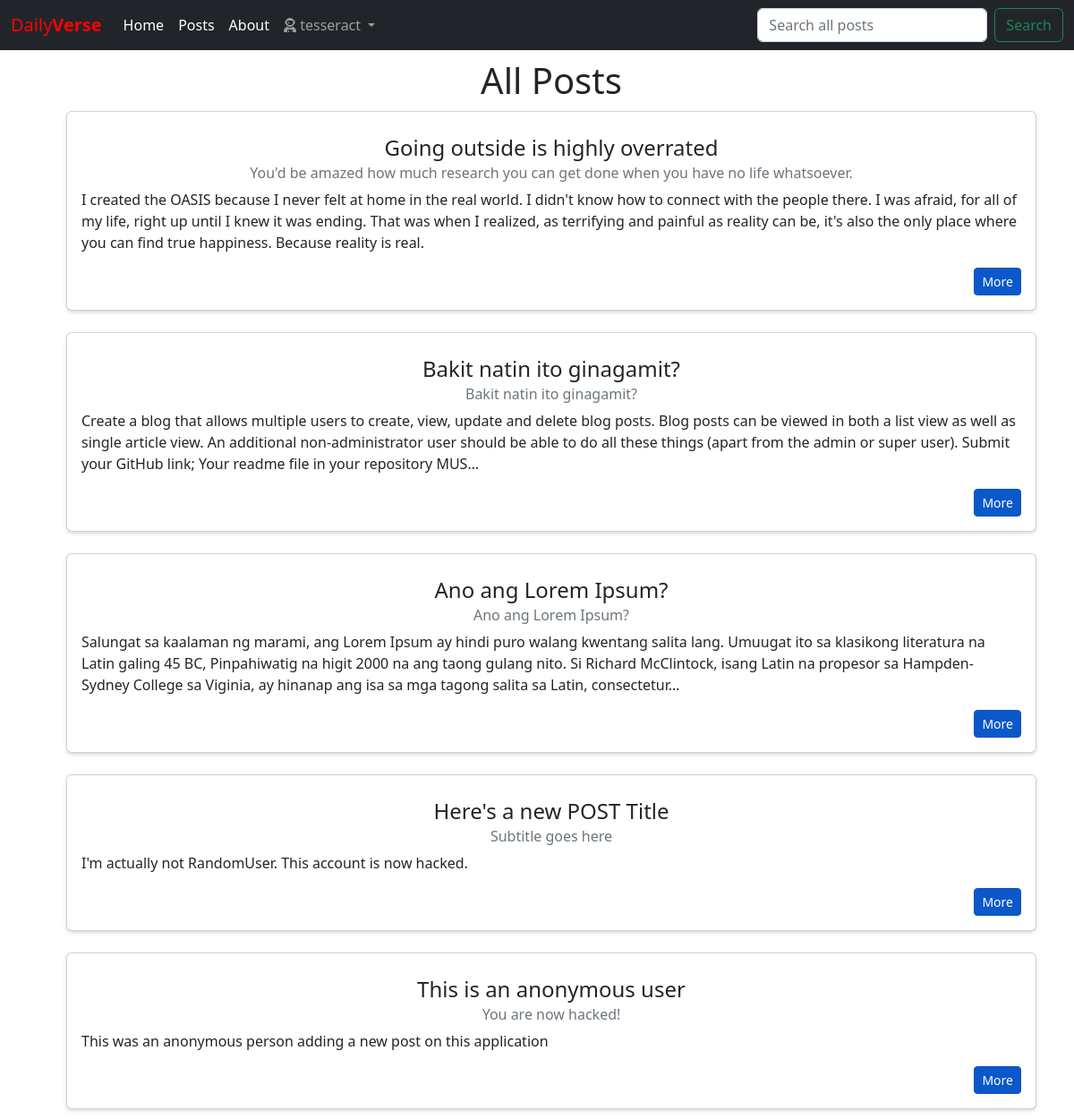
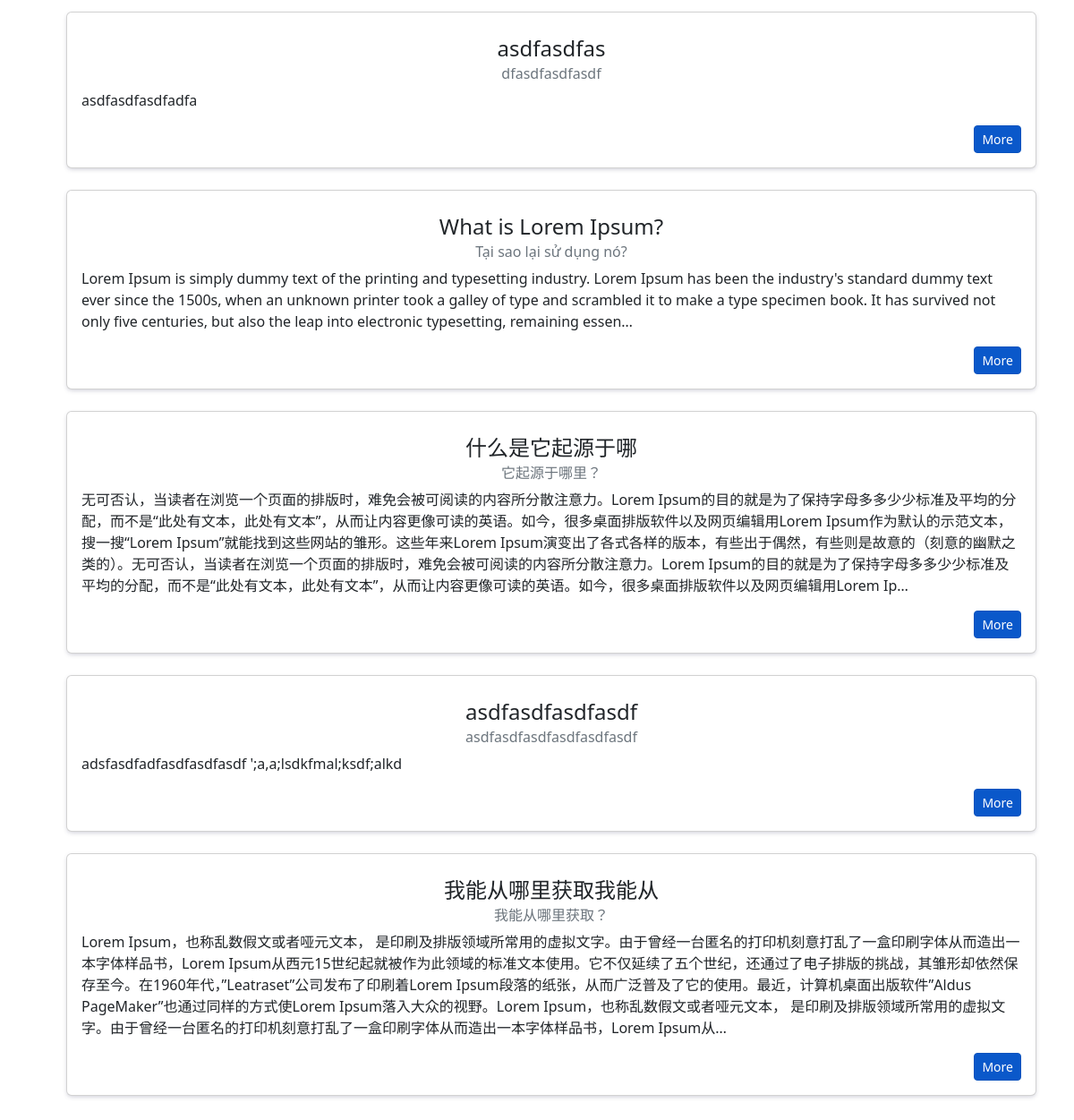
The page /posts/ (signed in) on the database its author committed (2 pictures, top to bottom).
### posts/models.py (models this page shows, shortened)
class Post(models.Model):
    title = models.CharField(max_length=256)
    subtitle = models.CharField(max_length=256)
    author = models.ForeignKey(
        get_user_model(),
        on_delete=models.CASCADE # When deleting, everything related to it gets deleted
    )
    body = models.TextField()
    created_on = models.DateTimeField(auto_now_add=True)
    status = models.ForeignKey(
        Status,
        on_delete=models.CASCADE,
        blank=True, # This allows the status field be null for existing records.
        null=True   # This allows the status field be null for existing records.
    )
    archived = models.ForeignKey(
        Archived,
        on_delete=models.CASCADE,
        blank=True, # This allows the status field be null for existing records.
        null=True   # This allows the status field be null for existing records.
    )
    published = models.ForeignKey(
        Published,
        on_delete=models.CASCADE,
        blank=True, # This allows the status field be null for existing records.
        null=True   # This allows the status field be null for existing records.
    )

### posts/views.py (the view)
# urls.py: path('', PostListView.as_view(), name='list'),
class PostListView(ListView):
    template_name = "posts/list.html"
    model = Post

### templates/posts/list.html (shortened to what this page needs)
{% extends 'base.html' %}
{% block content %}
<ul>
    <h1>All Posts</h1>
        {% for post in post_list %}
        <div class="card box">
            <div class="card-body">
                <h4 class="card-title">{{ post.title }}</h4>
                <h6 class="card-subtitle mb-2 text-muted">{{ post.subtitle }}</h6>
                <p class="card-text">{{ post.body|truncatechars:350 }}</p>
                <div class="author-options">
                    <a href="{% url 'detail' post.id %}" class="card-link btn btn-primary btn-sm active">More</a>
                </div>
            </div>
        </div>
        <br />
        {% endfor %}
</ul>
{% endblock content %}

### templates/base.html (shortened to what this page needs)
{% load static %}
<!DOCTYPE html>
<html lang="en">
<head>
    <link href="https://cdn.jsdelivr.net/npm/bootstrap@5.2.1/dist/css/bootstrap.min.css" rel="stylesheet">
    <link rel="stylesheet" href="{% static '/css/base.css' %}">
    <link rel="stylesheet" href="https://cdn.jsdelivr.net/npm/bootstrap-icons@1.9.1/font/bootstrap-icons.css">
</head>
<body>
    <nav class="navbar navbar-dark navbar-expand-lg bg-dark">
        <div class="container-fluid">
            <a class="navbar-brand" href="{% url 'home' %}" id="logo-daily">Daily<strong>Verse</strong></a>
            <div class="collapse navbar-collapse" id="navbarSupportedContent">
                <ul class="navbar-nav me-auto mb-2 mb-lg-0">
                    <li class="nav-item">
                        <a class="nav-link active" aria-current="page" href="{% url 'home' %}">Home</a>
                    </li>
                    <li class="nav-item">
                        <a class="nav-link active" aria-current="page" href="{% url 'list' %}">Posts</a>
                    </li>
                    <li class="nav-item">
                        <a class="nav-link active" aria-current="page" href="{% url 'about' %}">About</a>
                    </li>
                    {% if user.is_authenticated %}
                    <li class="nav-item dropdown">
                        <a class="nav-link dropdown-toggle" href="#" role="button" data-bs-toggle="dropdown" aria-expanded="false">
                            <i class="fa-solid fa-user-astronaut"></i> {{ user.username }}
                        </a>
                    </li>
                    {% endif %}
                </ul>
                <form class="d-flex" role="search">
                    <input class="form-control me-2" type="search" placeholder="Search all posts" aria-label="Search">
                    <button class="btn btn-outline-success" type="submit">Search</button>
                </form>
            </div>
        </div>
    </nav>
    <div class="container">
        {% block content %}
        {% endblock content %}
    </div>
</body>
</html>

### static/css/base.css (style rules this page uses)
h1, h2, h3, h4, h5, h6 { text-align: center; margin-top:10px; margin-bottom:10px; color: #212529; }
#logo-daily, #question-delete { color: red; }
.box { box-shadow: rgba(50, 50, 93, 0.25) 0px 2px 5px -1px; }
.author-options, #post-more { text-align: right; }

### rows shown on the page
Post: title "Going outside is highly overrated", subtitle "You'd be amazed how much research you can get done when you have no life whatsoever.", body "I created the OASIS because I never felt at home in the real world. I didn't know how to connect with the people there. I was afraid, for all of my life, right up until I knew it was ending. That was when I realized, as terrifying and painful as reality can be, it's also the only place where you can find true happiness. Because reality is real."
Post: title "Bakit natin ito ginagamit?", subtitle "Bakit natin ito ginagamit?", body "Create a blog that allows multiple users to create, view, update and delete blog posts. Blog posts can be viewed in both a list view as well as single article view. An additional non-administrator user should be able to do all these things (apart from the admin or super user). Submit your GitHub link; Your readme file in your repository MUS…"
Post: title "Ano ang Lorem Ipsum?", subtitle "Ano ang Lorem Ipsum?", body "Salungat sa kaalaman ng marami, ang Lorem Ipsum ay hindi puro walang kwentang salita lang. Umuugat ito sa klasikong literatura na Latin galing 45 BC, Pinpahiwatig na higit 2000 na ang taong gulang nito. Si Richard McClintock, isang Latin na propesor sa Hampden-Sydney College sa Viginia, ay hinanap ang isa sa mga tagong salita sa Latin, consectetur…"
Post: title "Here's a new POST Title", subtitle "Subtitle goes here", body "I'm actually not RandomUser. This account is now hacked."
Post: title "This is an anonymous user", subtitle "You are now hacked!", body "This was an anonymous person adding a new post on this application"
Post: title "asdfasdfas", subtitle "dfasdfasdfasdf", body "asdfasdfasdfadfa"
Post: title "What is Lorem Ipsum?", subtitle "Tại sao lại sử dụng nó?", body "Lorem Ipsum is simply dummy text of the printing and typesetting industry. Lorem Ipsum has been the industry's standard dummy text ever since the 1500s, when an unknown printer took a galley of type and scrambled it to make a type specimen book. It has survived not only five centuries, but also the leap into electronic typesetting, remaining essen…"
Post: title "什么是它起源于哪", subtitle "它起源于哪里？", body "无可否认，当读者在浏览一个页面的排版时，难免会被可阅读的内容所分散注意力。Lorem Ipsum的目的就是为了保持字母多多少少标准及平均的分配，而不是“此处有文本，此处有文本”，从而让内容更像可读的英语。如今，很多桌面排版软件以及网页编辑用Lorem Ipsum作为默认的示范文本，搜一搜“Lorem Ipsum”就能找到这些网站的雏形。这些年来Lorem Ipsum演变出了各式各样的版本，有些出于偶然，有些则是故意的（刻意的幽默之类的）。无可否认，当读者在浏览一个页面的排版时，难免会被可阅读的内容所分散注意力。Lorem Ipsum的目的就是为了保持字母多多少少标准及平均的分配，而不是“此处有文本，此处有文本”，从而让内容更像可读的英语。如今，很多桌面排版软件以及网页编辑用Lorem Ip…"
Post: title "asdfasdfasdfasdf", subtitle "asdfasdfasdfasdfasdfasdf", body "adsfasdfadfasdfasdfasdf ';a,a;lsdkfmal;ksdf;alkd"
Post: title "我能从哪里获取我能从", subtitle "我能从哪里获取？", body "Lorem Ipsum，也称乱数假文或者哑元文本， 是印刷及排版领域所常用的虚拟文字。由于曾经一台匿名的打印机刻意打乱了一盒印刷字体从而造出一本字体样品书，Lorem Ipsum从西元15世纪起就被作为此领域的标准文本使用。它不仅延续了五个世纪，还通过了电子排版的挑战，其雏形却依然保存至今。在1960年代，”Leatraset”公司发布了印刷着Lorem Ipsum段落的纸张，从而广泛普及了它的使用。最近，计算机桌面出版软件”Aldus PageMaker”也通过同样的方式使Lorem Ipsum落入大众的视野。Lorem Ipsum，也称乱数假文或者哑元文本， 是印刷及排版领域所常用的虚拟文字。由于曾经一台匿名的打印机刻意打乱了一盒印刷字体从而造出一本字体样品书，Lorem Ipsum从…"

### other values the page prints
{{ user.username }} "tesseract"
